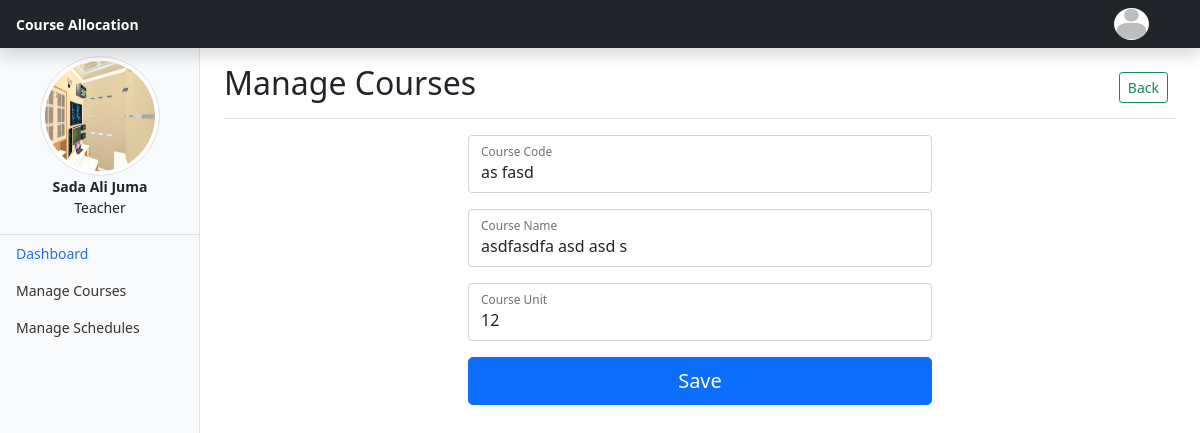
Page /editCourse.php?id=7 (signed in) on the committed database.
### tables this page shows
CREATE TABLE `users` (
  `userID` int(11) NOT NULL,
  `userName` varchar(20) DEFAULT NULL,
  `password` varchar(250) DEFAULT NULL,
  `roleID` int(11) DEFAULT NULL,
  `lastLogin` datetime DEFAULT NULL,
  `profile` varchar(50) DEFAULT NULL
);

CREATE TABLE `staffs` (
  `staffID` int(11) NOT NULL,
  `firstName` varchar(50) NOT NULL,
  `middleName` varchar(50) NOT NULL,
  `lastName` varchar(50) NOT NULL,
  `DOB` date NOT NULL,
  `userID` int(11) NOT NULL
);

CREATE TABLE `roles` (
  `roleID` int(11) NOT NULL,
  `roleName` varchar(20) DEFAULT NULL,
  `roleDescription` varchar(50) DEFAULT NULL
);

CREATE TABLE `courses` (
  `courseID` int(11) NOT NULL,
  `courseCode` varchar(15) NOT NULL,
  `courseName` varchar(60) NOT NULL,
  `courseUnit` int(11) NOT NULL
);

### editCourse.php (the view, shortened to what this page needs)
<!doctype html>
<html lang="en">
<head>
	<?php require_once("page_title.php"); ?>
</head>
<body>
	<?php
	include_once("header.php");
	?>
	<div class="container-fluid">
		<div class="row">
			<?php
			include_once("nav.php");
			?>
			<main class="col-md-9 ms-sm-auto col-lg-10 px-md-4">
				<div class="d-flex justify-content-between flex-wrap flex-md-nowrap align-items-center pt-3 pb-2 mb-3 border-bottom">
					<h1 class="h2">Manage Courses</h1>
					<div class="btn-toolbar mb-2 mb-md-0">
						<div class="btn-group me-2">
							<a href="courses.php" class="btn btn-sm btn-outline-success">Back</a>
						</div>
					</div>
				</div>
				<div class="row">
					<div class="col-12">
						<?php
						require_once("handlers/connection.php");
						?>
						<?php
						try {
							if (isset($_GET["id"])) {
								$id = $_GET["id"];
								$query = $conn->prepare("SELECT * FROM courses WHERE courseID=:cID");
								$query->execute(array(":cID" => $id));
								$result = $query->fetch();
						?>
								<form action="handlers/updateCourse.php" method="POST">
									<div class="row">
										<div class="mx-auto col col-12 col-md-9 col-lg-6">
											<div class="form-floating mb-3">
												<input type="text" class="form-control" required id="courseCode" value="<?php echo $result["courseCode"]; ?>" name="courseCode" placeholder="Course Code">
												<label for="courseCode">Course Code</label>
											</div>
											<div class="form-floating mb-3">
												<input type="text" class="form-control" required id="courseName" value="<?php echo $result["courseName"]; ?>" name="courseName" placeholder="Course Name">
												<label for="courseName">Course Name</label>
											</div>
											<div class="form-floating mb-3">
												<input type="number" class="form-control" min="1" max="20" required id="courseUnit" value="<?php echo $result["courseUnit"]; ?>" name="courseUnit" placeholder="Course Unit">
												<label for="courseUnit">Course Unit</label>
											</div>
											<button class="w-100 btn btn-lg btn-primary" type="submit">Save</button>
										</div>
									</div>
								</form>
						<?php
							}
						} catch (PDOException $e) {
						}
						?>
					</div>
				</div>
			</main>
		</div>
	</div>
</body>
</html>

### nav.php (shortened to what this page needs)
<?php
require_once("handlers/connection.php");
try {
	$query = $conn->prepare("SELECT * FROM users u,staffs s,roles r WHERE u.userID=s.userID AND u.roleID=r.roleID AND u.userName=:name");
	$user = $_SESSION["user"];
	$query->execute(array(":name" => $user));
	$res = $query->fetch();
} catch (PDOException $e) {
}
?>
<nav id="sidebarMenu" class="col-md-3 col-lg-2 d-md-block bg-light sidebar collapse">
	<img src="<?php echo 'assets/profile/' . $res["profile"]; ?>" alt="" class="img rounded-circle img-thumbnail d-block mx-auto mt-2" style="width: 120px;height: 120px;">
	<div class="d-block text-center">
		<strong class="font-weight-bold">
			<?php echo $res["firstName"] . " " . $res["middleName"] . " " . $res["lastName"]; ?>
		</strong>
		<p><?php echo $res["roleDescription"]; ?></p>
	</div>
	<div class="position-sticky border-top">
		<ul class="nav flex-column">
			<li class="nav-item">
				<a class="nav-link active" aria-current="page" href="dashboard.php">
					Dashboard
				</a>
			</li>
			<li class="nav-item">
				<a class="nav-link" href="courses.php">
					Manage Courses
				</a>
			</li>
			<li class="nav-item">
				<a class="nav-link" href="#">
					Manage Schedules
				</a>
			</li>
		</ul>
	</div>
</nav>

### assets/css/dashboard.css (style rules this page uses)
body { font-size: .875rem; }
.sidebar { position: fixed; top: 0; bottom: 0; left: 0; z-index: 100; padding: 48px 0 0; box-shadow: inset -1px 0 0 rgba(0, 0, 0, .1); }
.sidebar .nav-link { font-weight: 500; color: #333; }
.sidebar .nav-link.active { color: #2470dc; }

### rows in the picture
users: profile (picture), staffs.firstName "Sada", staffs.middleName "Ali", staffs.lastName "Juma", roleID.roleDescription "Teacher"
courses: courseCode "as fasd", courseName "asdfasdfa asd asd s", courseUnit "12"
